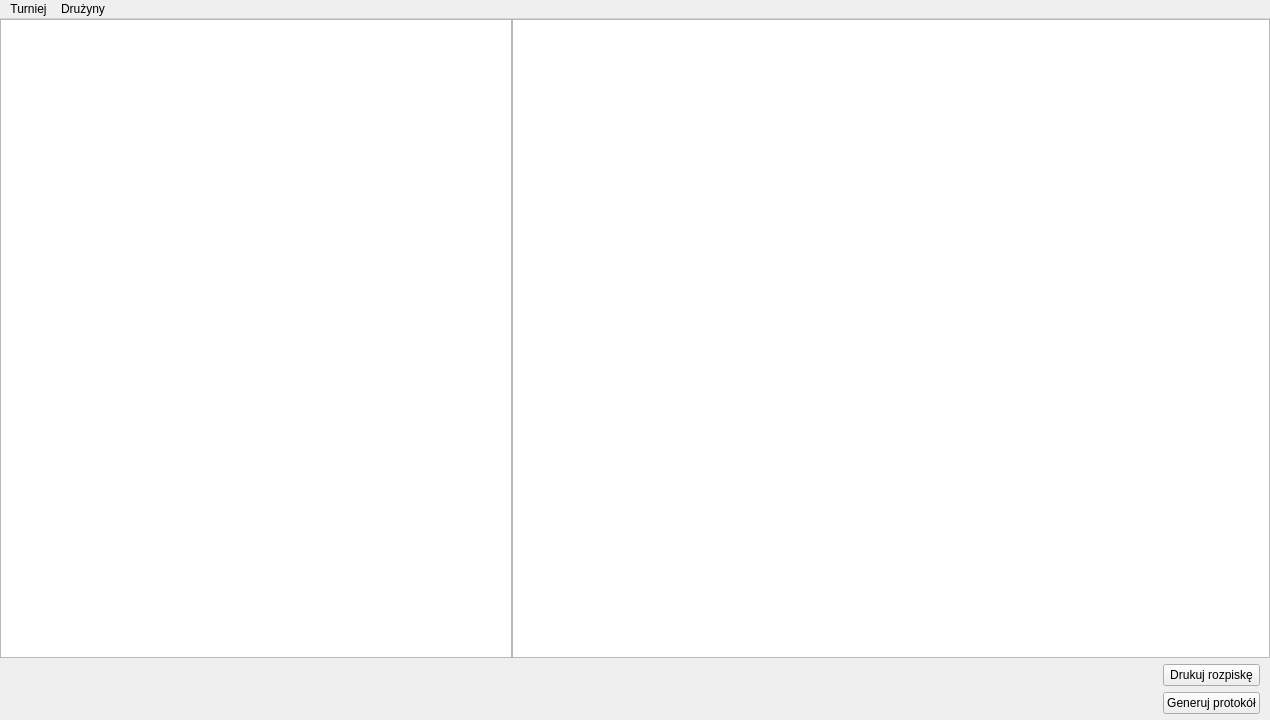
<?xml version="1.0" encoding="UTF-8"?>
<ui version="4.0">
 <class>MainWindow</class>
 <widget class="QMainWindow" name="MainWindow">
  <property name="geometry">
   <rect>
    <x>0</x>
    <y>0</y>
    <width>1270</width>
    <height>720</height>
   </rect>
  </property>
  <property name="sizePolicy">
   <sizepolicy hsizetype="Fixed" vsizetype="Fixed">
    <horstretch>0</horstretch>
    <verstretch>0</verstretch>
   </sizepolicy>
  </property>
  <property name="minimumSize">
   <size>
    <width>800</width>
    <height>600</height>
   </size>
  </property>
  <property name="baseSize">
   <size>
    <width>1280</width>
    <height>720</height>
   </size>
  </property>
  <property name="windowTitle">
   <string>Asystent Szkolnych Rozgrywek Sportowych</string>
  </property>
  <widget class="QWidget" name="centralWidget">
   <layout class="QGridLayout" name="gridLayout" columnstretch="0,0">
    <property name="sizeConstraint">
     <enum>QLayout::SetNoConstraint</enum>
    </property>
    <property name="leftMargin">
     <number>0</number>
    </property>
    <property name="topMargin">
     <number>0</number>
    </property>
    <property name="rightMargin">
     <number>0</number>
    </property>
    <property name="bottomMargin">
     <number>0</number>
    </property>
    <property name="horizontalSpacing">
     <number>5</number>
    </property>
    <item row="0" column="0" colspan="2">
     <layout class="QHBoxLayout" name="horizontalLayout_5">
      <property name="spacing">
       <number>0</number>
      </property>
      <property name="sizeConstraint">
       <enum>QLayout::SetNoConstraint</enum>
      </property>
      <item>
       <widget class="QTableView" name="teamView">
        <property name="sizePolicy">
         <sizepolicy hsizetype="MinimumExpanding" vsizetype="Expanding">
          <horstretch>0</horstretch>
          <verstretch>0</verstretch>
         </sizepolicy>
        </property>
        <property name="minimumSize">
         <size>
          <width>320</width>
          <height>0</height>
         </size>
        </property>
        <property name="maximumSize">
         <size>
          <width>512</width>
          <height>16777215</height>
         </size>
        </property>
        <property name="baseSize">
         <size>
          <width>512</width>
          <height>0</height>
         </size>
        </property>
       </widget>
      </item>
      <item>
       <widget class="QTableView" name="matchView"/>
      </item>
     </layout>
    </item>
    <item row="2" column="1">
     <layout class="QVBoxLayout" name="verticalLayout">
      <property name="rightMargin">
       <number>10</number>
      </property>
      <property name="bottomMargin">
       <number>6</number>
      </property>
      <item>
       <widget class="QPushButton" name="pushButton">
        <property name="enabled">
         <bool>true</bool>
        </property>
        <property name="text">
         <string>Drukuj rozpiskę</string>
        </property>
       </widget>
      </item>
      <item>
       <widget class="QPushButton" name="pushButton_2">
        <property name="enabled">
         <bool>true</bool>
        </property>
        <property name="text">
         <string>Generuj protokół</string>
        </property>
       </widget>
      </item>
     </layout>
    </item>
    <item row="2" column="0">
     <spacer name="horizontalSpacer">
      <property name="orientation">
       <enum>Qt::Horizontal</enum>
      </property>
      <property name="sizeType">
       <enum>QSizePolicy::MinimumExpanding</enum>
      </property>
      <property name="sizeHint" stdset="0">
       <size>
        <width>1150</width>
        <height>20</height>
       </size>
      </property>
     </spacer>
    </item>
   </layout>
  </widget>
  <widget class="QMenuBar" name="menuBar">
   <property name="geometry">
    <rect>
     <x>0</x>
     <y>0</y>
     <width>1270</width>
     <height>21</height>
    </rect>
   </property>
   <widget class="QMenu" name="menuTurniej">
    <property name="title">
     <string>Turniej</string>
    </property>
    <addaction name="newTournament"/>
    <addaction name="loadTournament"/>
    <addaction name="help"/>
   </widget>
   <widget class="QMenu" name="menuDru_yny">
    <property name="title">
     <string>Drużyny</string>
    </property>
   </widget>
   <addaction name="menuTurniej"/>
   <addaction name="menuDru_yny"/>
  </widget>
  <action name="loadTournament">
   <property name="enabled">
    <bool>true</bool>
   </property>
   <property name="text">
    <string>Wczytaj turniej</string>
   </property>
  </action>
  <action name="newTournament">
   <property name="text">
    <string>Nowy turniej</string>
   </property>
  </action>
  <action name="help">
   <property name="text">
    <string>Pomoc</string>
   </property>
  </action>
 </widget>
 <layoutdefault spacing="6" margin="11"/>
 <resources/>
 <connections/>
</ui>
